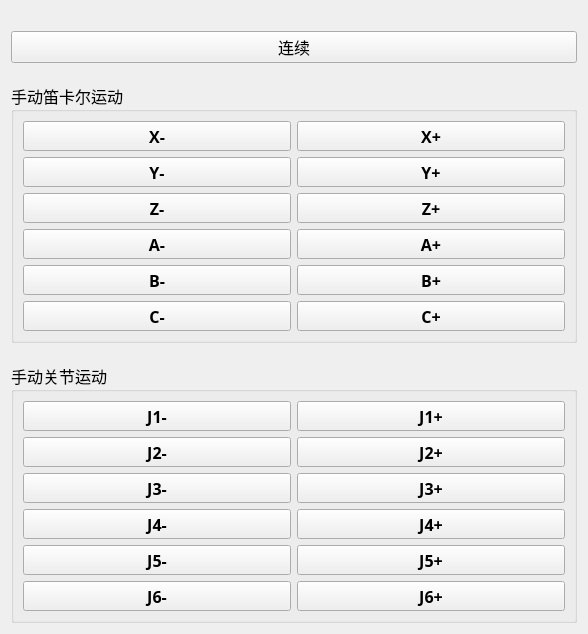
<?xml version="1.0" encoding="UTF-8"?>
<ui version="4.0">
 <class>manualControl</class>
 <widget class="QWidget" name="manualControl">
  <property name="geometry">
   <rect>
    <x>0</x>
    <y>0</y>
    <width>588</width>
    <height>513</height>
   </rect>
  </property>
  <property name="windowTitle">
   <string>Form</string>
  </property>
  <layout class="QGridLayout" name="gridLayout_4">
   <item row="0" column="0">
    <layout class="QGridLayout" name="gridLayout_3">
     <property name="leftMargin">
      <number>0</number>
     </property>
     <property name="topMargin">
      <number>20</number>
     </property>
     <property name="rightMargin">
      <number>0</number>
     </property>
     <property name="bottomMargin">
      <number>0</number>
     </property>
     <property name="verticalSpacing">
      <number>20</number>
     </property>
     <item row="2" column="0">
      <widget class="QGroupBox" name="groupBox_2">
       <property name="sizePolicy">
        <sizepolicy hsizetype="Expanding" vsizetype="Expanding">
         <horstretch>0</horstretch>
         <verstretch>0</verstretch>
        </sizepolicy>
       </property>
       <property name="font">
        <font>
         <family>微软雅黑</family>
         <pointsize>12</pointsize>
        </font>
       </property>
       <property name="title">
        <string>手动关节运动</string>
       </property>
       <layout class="QGridLayout" name="gridLayout_2">
        <item row="4" column="1">
         <widget class="QPushButton" name="J5mpushButton">
          <property name="sizePolicy">
           <sizepolicy hsizetype="Expanding" vsizetype="Preferred">
            <horstretch>0</horstretch>
            <verstretch>0</verstretch>
           </sizepolicy>
          </property>
          <property name="minimumSize">
           <size>
            <width>0</width>
            <height>30</height>
           </size>
          </property>
          <property name="font">
           <font>
            <family>微软雅黑</family>
            <pointsize>12</pointsize>
            <bold>true</bold>
           </font>
          </property>
          <property name="text">
           <string>J5-</string>
          </property>
         </widget>
        </item>
        <item row="3" column="2">
         <widget class="QPushButton" name="J4ppushButton">
          <property name="sizePolicy">
           <sizepolicy hsizetype="Expanding" vsizetype="Preferred">
            <horstretch>0</horstretch>
            <verstretch>0</verstretch>
           </sizepolicy>
          </property>
          <property name="minimumSize">
           <size>
            <width>0</width>
            <height>30</height>
           </size>
          </property>
          <property name="font">
           <font>
            <family>微软雅黑</family>
            <pointsize>12</pointsize>
            <bold>true</bold>
           </font>
          </property>
          <property name="text">
           <string>J4+</string>
          </property>
         </widget>
        </item>
        <item row="1" column="1">
         <widget class="QPushButton" name="J2mpushButton">
          <property name="sizePolicy">
           <sizepolicy hsizetype="Expanding" vsizetype="Preferred">
            <horstretch>0</horstretch>
            <verstretch>0</verstretch>
           </sizepolicy>
          </property>
          <property name="minimumSize">
           <size>
            <width>0</width>
            <height>30</height>
           </size>
          </property>
          <property name="font">
           <font>
            <family>微软雅黑</family>
            <pointsize>12</pointsize>
            <bold>true</bold>
           </font>
          </property>
          <property name="text">
           <string>J2-</string>
          </property>
         </widget>
        </item>
        <item row="1" column="2">
         <widget class="QPushButton" name="J2ppushButton">
          <property name="sizePolicy">
           <sizepolicy hsizetype="Expanding" vsizetype="Preferred">
            <horstretch>0</horstretch>
            <verstretch>0</verstretch>
           </sizepolicy>
          </property>
          <property name="minimumSize">
           <size>
            <width>0</width>
            <height>30</height>
           </size>
          </property>
          <property name="font">
           <font>
            <family>微软雅黑</family>
            <pointsize>12</pointsize>
            <bold>true</bold>
           </font>
          </property>
          <property name="text">
           <string>J2+</string>
          </property>
         </widget>
        </item>
        <item row="0" column="1">
         <widget class="QPushButton" name="J1mpushButton">
          <property name="sizePolicy">
           <sizepolicy hsizetype="Expanding" vsizetype="Preferred">
            <horstretch>0</horstretch>
            <verstretch>0</verstretch>
           </sizepolicy>
          </property>
          <property name="minimumSize">
           <size>
            <width>0</width>
            <height>30</height>
           </size>
          </property>
          <property name="font">
           <font>
            <family>微软雅黑</family>
            <pointsize>12</pointsize>
            <bold>true</bold>
           </font>
          </property>
          <property name="text">
           <string>J1-</string>
          </property>
         </widget>
        </item>
        <item row="3" column="1">
         <widget class="QPushButton" name="J4mpushButton">
          <property name="sizePolicy">
           <sizepolicy hsizetype="Expanding" vsizetype="Preferred">
            <horstretch>0</horstretch>
            <verstretch>0</verstretch>
           </sizepolicy>
          </property>
          <property name="minimumSize">
           <size>
            <width>0</width>
            <height>30</height>
           </size>
          </property>
          <property name="font">
           <font>
            <family>微软雅黑</family>
            <pointsize>12</pointsize>
            <bold>true</bold>
           </font>
          </property>
          <property name="text">
           <string>J4-</string>
          </property>
         </widget>
        </item>
        <item row="5" column="2">
         <widget class="QPushButton" name="J6ppushButton">
          <property name="sizePolicy">
           <sizepolicy hsizetype="Expanding" vsizetype="Preferred">
            <horstretch>0</horstretch>
            <verstretch>0</verstretch>
           </sizepolicy>
          </property>
          <property name="minimumSize">
           <size>
            <width>0</width>
            <height>30</height>
           </size>
          </property>
          <property name="font">
           <font>
            <family>微软雅黑</family>
            <pointsize>12</pointsize>
            <bold>true</bold>
           </font>
          </property>
          <property name="text">
           <string>J6+</string>
          </property>
         </widget>
        </item>
        <item row="0" column="2">
         <widget class="QPushButton" name="J1ppushButton">
          <property name="sizePolicy">
           <sizepolicy hsizetype="Expanding" vsizetype="Preferred">
            <horstretch>0</horstretch>
            <verstretch>0</verstretch>
           </sizepolicy>
          </property>
          <property name="minimumSize">
           <size>
            <width>0</width>
            <height>30</height>
           </size>
          </property>
          <property name="font">
           <font>
            <family>微软雅黑</family>
            <pointsize>12</pointsize>
            <bold>true</bold>
           </font>
          </property>
          <property name="text">
           <string>J1+</string>
          </property>
         </widget>
        </item>
        <item row="4" column="2">
         <widget class="QPushButton" name="J5ppushButton">
          <property name="sizePolicy">
           <sizepolicy hsizetype="Expanding" vsizetype="Preferred">
            <horstretch>0</horstretch>
            <verstretch>0</verstretch>
           </sizepolicy>
          </property>
          <property name="minimumSize">
           <size>
            <width>0</width>
            <height>30</height>
           </size>
          </property>
          <property name="font">
           <font>
            <family>微软雅黑</family>
            <pointsize>12</pointsize>
            <bold>true</bold>
           </font>
          </property>
          <property name="text">
           <string>J5+</string>
          </property>
         </widget>
        </item>
        <item row="5" column="1">
         <widget class="QPushButton" name="J6mpushButton">
          <property name="sizePolicy">
           <sizepolicy hsizetype="Expanding" vsizetype="Preferred">
            <horstretch>0</horstretch>
            <verstretch>0</verstretch>
           </sizepolicy>
          </property>
          <property name="minimumSize">
           <size>
            <width>0</width>
            <height>30</height>
           </size>
          </property>
          <property name="font">
           <font>
            <family>微软雅黑</family>
            <pointsize>12</pointsize>
            <bold>true</bold>
           </font>
          </property>
          <property name="text">
           <string>J6-</string>
          </property>
         </widget>
        </item>
        <item row="2" column="2">
         <widget class="QPushButton" name="J3ppushButton">
          <property name="sizePolicy">
           <sizepolicy hsizetype="Expanding" vsizetype="Preferred">
            <horstretch>0</horstretch>
            <verstretch>0</verstretch>
           </sizepolicy>
          </property>
          <property name="minimumSize">
           <size>
            <width>0</width>
            <height>30</height>
           </size>
          </property>
          <property name="font">
           <font>
            <family>微软雅黑</family>
            <pointsize>12</pointsize>
            <bold>true</bold>
           </font>
          </property>
          <property name="text">
           <string>J3+</string>
          </property>
         </widget>
        </item>
        <item row="2" column="1">
         <widget class="QPushButton" name="J3mpushButton">
          <property name="sizePolicy">
           <sizepolicy hsizetype="Expanding" vsizetype="Preferred">
            <horstretch>0</horstretch>
            <verstretch>0</verstretch>
           </sizepolicy>
          </property>
          <property name="minimumSize">
           <size>
            <width>0</width>
            <height>30</height>
           </size>
          </property>
          <property name="font">
           <font>
            <family>微软雅黑</family>
            <pointsize>12</pointsize>
            <bold>true</bold>
           </font>
          </property>
          <property name="text">
           <string>J3-</string>
          </property>
         </widget>
        </item>
       </layout>
      </widget>
     </item>
     <item row="1" column="0">
      <widget class="QGroupBox" name="groupBox">
       <property name="sizePolicy">
        <sizepolicy hsizetype="Expanding" vsizetype="Expanding">
         <horstretch>0</horstretch>
         <verstretch>0</verstretch>
        </sizepolicy>
       </property>
       <property name="font">
        <font>
         <family>微软雅黑</family>
         <pointsize>12</pointsize>
        </font>
       </property>
       <property name="title">
        <string>手动笛卡尔运动</string>
       </property>
       <layout class="QGridLayout" name="gridLayout">
        <item row="5" column="0">
         <widget class="QPushButton" name="CmpushButton">
          <property name="sizePolicy">
           <sizepolicy hsizetype="Expanding" vsizetype="Preferred">
            <horstretch>0</horstretch>
            <verstretch>0</verstretch>
           </sizepolicy>
          </property>
          <property name="minimumSize">
           <size>
            <width>0</width>
            <height>30</height>
           </size>
          </property>
          <property name="font">
           <font>
            <family>微软雅黑</family>
            <pointsize>12</pointsize>
            <bold>true</bold>
           </font>
          </property>
          <property name="text">
           <string>C-</string>
          </property>
         </widget>
        </item>
        <item row="2" column="1">
         <widget class="QPushButton" name="ZppushButton">
          <property name="sizePolicy">
           <sizepolicy hsizetype="Expanding" vsizetype="Preferred">
            <horstretch>0</horstretch>
            <verstretch>0</verstretch>
           </sizepolicy>
          </property>
          <property name="minimumSize">
           <size>
            <width>0</width>
            <height>30</height>
           </size>
          </property>
          <property name="font">
           <font>
            <family>微软雅黑</family>
            <pointsize>12</pointsize>
            <bold>true</bold>
           </font>
          </property>
          <property name="text">
           <string>Z+</string>
          </property>
         </widget>
        </item>
        <item row="0" column="1">
         <widget class="QPushButton" name="XppushButton">
          <property name="sizePolicy">
           <sizepolicy hsizetype="Expanding" vsizetype="Preferred">
            <horstretch>0</horstretch>
            <verstretch>0</verstretch>
           </sizepolicy>
          </property>
          <property name="minimumSize">
           <size>
            <width>0</width>
            <height>30</height>
           </size>
          </property>
          <property name="font">
           <font>
            <family>微软雅黑</family>
            <pointsize>12</pointsize>
            <bold>true</bold>
           </font>
          </property>
          <property name="text">
           <string>X+</string>
          </property>
         </widget>
        </item>
        <item row="3" column="0">
         <widget class="QPushButton" name="AmpushButton">
          <property name="sizePolicy">
           <sizepolicy hsizetype="Expanding" vsizetype="Preferred">
            <horstretch>0</horstretch>
            <verstretch>0</verstretch>
           </sizepolicy>
          </property>
          <property name="minimumSize">
           <size>
            <width>0</width>
            <height>30</height>
           </size>
          </property>
          <property name="font">
           <font>
            <family>微软雅黑</family>
            <pointsize>12</pointsize>
            <bold>true</bold>
           </font>
          </property>
          <property name="text">
           <string>A-</string>
          </property>
         </widget>
        </item>
        <item row="5" column="1">
         <widget class="QPushButton" name="CppushButton">
          <property name="sizePolicy">
           <sizepolicy hsizetype="Expanding" vsizetype="Preferred">
            <horstretch>0</horstretch>
            <verstretch>0</verstretch>
           </sizepolicy>
          </property>
          <property name="minimumSize">
           <size>
            <width>0</width>
            <height>30</height>
           </size>
          </property>
          <property name="font">
           <font>
            <family>微软雅黑</family>
            <pointsize>12</pointsize>
            <bold>true</bold>
           </font>
          </property>
          <property name="text">
           <string>C+</string>
          </property>
         </widget>
        </item>
        <item row="4" column="0">
         <widget class="QPushButton" name="BmpushButton">
          <property name="sizePolicy">
           <sizepolicy hsizetype="Expanding" vsizetype="Preferred">
            <horstretch>0</horstretch>
            <verstretch>0</verstretch>
           </sizepolicy>
          </property>
          <property name="minimumSize">
           <size>
            <width>0</width>
            <height>30</height>
           </size>
          </property>
          <property name="font">
           <font>
            <family>微软雅黑</family>
            <pointsize>12</pointsize>
            <bold>true</bold>
           </font>
          </property>
          <property name="text">
           <string>B-</string>
          </property>
         </widget>
        </item>
        <item row="1" column="1">
         <widget class="QPushButton" name="YppushButton">
          <property name="sizePolicy">
           <sizepolicy hsizetype="Expanding" vsizetype="Preferred">
            <horstretch>0</horstretch>
            <verstretch>0</verstretch>
           </sizepolicy>
          </property>
          <property name="minimumSize">
           <size>
            <width>0</width>
            <height>30</height>
           </size>
          </property>
          <property name="font">
           <font>
            <family>微软雅黑</family>
            <pointsize>12</pointsize>
            <bold>true</bold>
           </font>
          </property>
          <property name="text">
           <string>Y+</string>
          </property>
         </widget>
        </item>
        <item row="1" column="0">
         <widget class="QPushButton" name="YmpushButton">
          <property name="sizePolicy">
           <sizepolicy hsizetype="Expanding" vsizetype="Preferred">
            <horstretch>0</horstretch>
            <verstretch>0</verstretch>
           </sizepolicy>
          </property>
          <property name="minimumSize">
           <size>
            <width>0</width>
            <height>30</height>
           </size>
          </property>
          <property name="font">
           <font>
            <family>微软雅黑</family>
            <pointsize>12</pointsize>
            <bold>true</bold>
           </font>
          </property>
          <property name="text">
           <string>Y-</string>
          </property>
         </widget>
        </item>
        <item row="3" column="1">
         <widget class="QPushButton" name="AppushButton">
          <property name="sizePolicy">
           <sizepolicy hsizetype="Expanding" vsizetype="Preferred">
            <horstretch>0</horstretch>
            <verstretch>0</verstretch>
           </sizepolicy>
          </property>
          <property name="minimumSize">
           <size>
            <width>0</width>
            <height>30</height>
           </size>
          </property>
          <property name="font">
           <font>
            <family>微软雅黑</family>
            <pointsize>12</pointsize>
            <bold>true</bold>
           </font>
          </property>
          <property name="text">
           <string>A+</string>
          </property>
         </widget>
        </item>
        <item row="2" column="0">
         <widget class="QPushButton" name="ZmpushButton">
          <property name="sizePolicy">
           <sizepolicy hsizetype="Expanding" vsizetype="Preferred">
            <horstretch>0</horstretch>
            <verstretch>0</verstretch>
           </sizepolicy>
          </property>
          <property name="minimumSize">
           <size>
            <width>0</width>
            <height>30</height>
           </size>
          </property>
          <property name="font">
           <font>
            <family>微软雅黑</family>
            <pointsize>12</pointsize>
            <bold>true</bold>
           </font>
          </property>
          <property name="text">
           <string>Z-</string>
          </property>
         </widget>
        </item>
        <item row="4" column="1">
         <widget class="QPushButton" name="BppushButton">
          <property name="sizePolicy">
           <sizepolicy hsizetype="Expanding" vsizetype="Preferred">
            <horstretch>0</horstretch>
            <verstretch>0</verstretch>
           </sizepolicy>
          </property>
          <property name="minimumSize">
           <size>
            <width>0</width>
            <height>30</height>
           </size>
          </property>
          <property name="font">
           <font>
            <family>微软雅黑</family>
            <pointsize>12</pointsize>
            <bold>true</bold>
           </font>
          </property>
          <property name="text">
           <string>B+</string>
          </property>
         </widget>
        </item>
        <item row="0" column="0">
         <widget class="QPushButton" name="XmpushButton">
          <property name="sizePolicy">
           <sizepolicy hsizetype="Expanding" vsizetype="Preferred">
            <horstretch>0</horstretch>
            <verstretch>0</verstretch>
           </sizepolicy>
          </property>
          <property name="minimumSize">
           <size>
            <width>0</width>
            <height>30</height>
           </size>
          </property>
          <property name="font">
           <font>
            <family>微软雅黑</family>
            <pointsize>12</pointsize>
            <bold>true</bold>
           </font>
          </property>
          <property name="text">
           <string>X-</string>
          </property>
         </widget>
        </item>
       </layout>
      </widget>
     </item>
     <item row="0" column="0">
      <widget class="QPushButton" name="manualModeButton">
       <property name="font">
        <font>
         <family>微软雅黑</family>
         <pointsize>12</pointsize>
        </font>
       </property>
       <property name="text">
        <string>连续</string>
       </property>
      </widget>
     </item>
    </layout>
   </item>
  </layout>
 </widget>
 <resources/>
 <connections/>
</ui>
